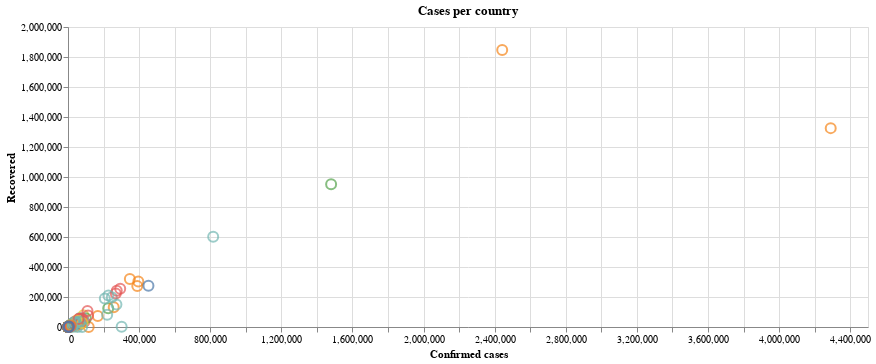

Notebook code for this chart:
### Markdown cell above
The chart below is a visualization of the total amount of confirmed cases and the recovered. 
The color of each point will indicate from which region the datapoint is from. 
The tooltips will also show the country that each datapoint represents. 
However, this is not an eye pleasing chart, since a majority of the datapoints are harboring the bottom left corner of the graph.

### Code cell
Confirmed_Country = alt.Chart(df).mark_point(size=100).encode(
    x = 'Confirmed cases',
    y = 'Recovered',
    color = alt.Color('WHO Region', legend=None),
    tooltip=['WHO Region','Country/Region','Confirmed cases','Recovered']
).properties(
    width=800,height=300,
    title='Cases per country'
)
Confirmed_Country

### Figure 1 — Vega-Lite specification as saved in the notebook (floating-point values rounded to 4 significant figures; data arrays with more than 128 entries replaced by an {"elided": "..."} marker saying what was removed)
{"config": {"view": {"continuousWidth": 400, "continuousHeight": 300}}, "data": {"name": "data-6d6c32c765f0fa0e0396fda49bde6642"}, "mark": {"type": "point", "size": 100}, "encoding": {"color": {"type": "nominal", "field": "WHO Region", "legend": null}, "tooltip": [{"type": "nominal", "field": "WHO Region"}, {"type": "nominal", "field": "Country/Region"}, {"type": "quantitative", "field": "Confirmed cases"}, {"type": "quantitative", "field": "Recovered"}], "x": {"type": "quantitative", "field": "Confirmed cases"}, "y": {"type": "quantitative", "field": "Recovered"}}, "height": 300, "title": "Cases per country", "width": 800, "$schema": "https://vega.github.io/schema/vega-lite/v4.8.1.json", "datasets": {"data-6d6c32c765f0fa0e0396fda49bde6642": {"elided": "187 records"}}}
